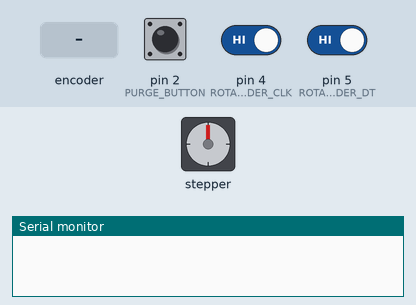
Recording of a sketch running on a simulated Arduino Uno, built with avr-gcc and run on an emulated ATmega328P. On the bench: stepper motor, the last lines printed to the serial monitor. The inputs (shaded band) are chosen by the test bench; at power-on: pin 2 (PURGE_BUTTON) LOW, pin 4 (ROTARY_ENCODER_CLK) HIGH, pin 5 (ROTARY_ENCODER_DT) HIGH. Stepper angles assume 2048 steps per turn.

Above: at 1.2 s.
1.3 s: pin 2 (PURGE_BUTTON) pulled HIGH for 0.15 s
At 2.8 s:
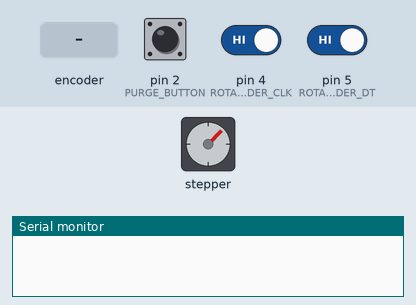
3.4 s: rotary encoder on pin 4 (ROTARY_ENCODER_CLK) / pin 5 (ROTARY_ENCODER_DT) turned 1 step (first pin leading)
5.1 s: pin 2 (PURGE_BUTTON) pulled HIGH for 1 s
At 7.9 s:
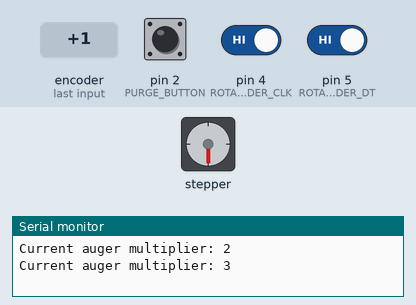
8.1 s: pin 2 (PURGE_BUTTON) pulled HIGH for 0.15 s
At 10.7 s:
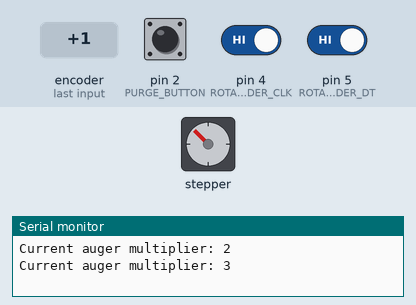
11.1 s: pin 2 (PURGE_BUTTON) pulled HIGH for 3.2 s
At 15.6 s:
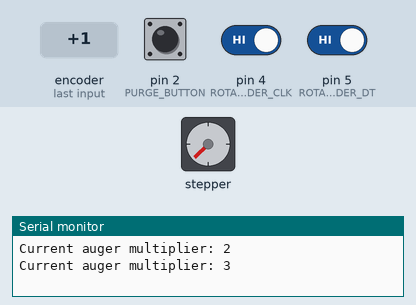
15.8 s: rotary encoder on pin 4 (ROTARY_ENCODER_CLK) / pin 5 (ROTARY_ENCODER_DT) turned 1 step (first pin leading)
Timing chart, 0 to 18.5 s (numbered marks = the images above; inputs shaded):
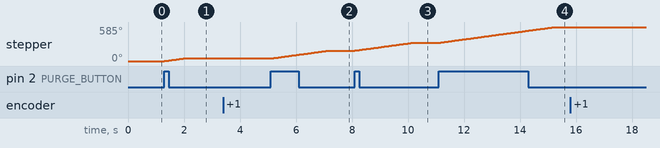

The sketch:

catFeederSource.ino
```cpp
// Stepper, and Driver combination is 28BYJ-48, and driver ULN2003AN
// The 28BYJ-48 stepper is a 32 step stepper motor, with a built in gear reduction of 64 resulting in 2048 step per revolution

#include <Stepper.h>

/* ---------------------------------------------- *\
    Global Definitions
  \* ---------------------------------------------- */

// Stepper PINOUT to UNO PINOUT
#define IN1 8
#define IN2 9
#define IN3 10
#define IN4 11

// Button PINOUT
#define PURGE_BUTTON 2

// Rotary Encoder PINOUT
#define ROTARY_ENCODER_DT 5
#define ROTARY_ENCODER_CLK 4

// Auger Rotation MIN/MAX
#define MIN_AUGER_MULTIPLIER 1
#define MAX_AUGER_MULTIPLIER 100

/* ---------------------------------------------- *\
    Global Constants
  \* ---------------------------------------------- */
const float STEPS_PER_REVOLUTION = 32;
const float STEPPER_GEAR_REDUCTION = 64;
const float STEPS_PER_REVOLUTION_REDUCED = STEPS_PER_REVOLUTION * STEPPER_GEAR_REDUCTION;
const int MOTOR_SPEED = 700;
const int EIGTH_REVOLUTION = STEPS_PER_REVOLUTION_REDUCED / 8;

// Stepper instance with the revolutions, and PINOUTs for the UNO matching up to the In1, In2, In3, In4 on
// the ULN2003 stepper driver. PINOUT sequence 1-3-2-4
Stepper motor(STEPS_PER_REVOLUTION, IN1, IN3, IN2, IN4);

/* ---------------------------------------------- *\
    Global Variables
  \* ---------------------------------------------- */
int StepsPerFeeding = EIGTH_REVOLUTION;
int PurgeButtonState;
int PreviousEncoderCLKState;
int CurrentEncoderCLKState;
byte AugerRotationMultiplier = MIN_AUGER_MULTIPLIER;

/* ---------------------------------------------- *\
    Main Loop Function List
\* ---------------------------------------------- */
bool (*loopFunc[2]) ();

void setup() {
  // Initialize serial port for debug
  Serial.begin(9600);

  // Set PINOUTs for purge button
  pinMode(PURGE_BUTTON, INPUT);

  // Set PINOUTs for rotary encoder
  pinMode(ROTARY_ENCODER_DT, INPUT);
  pinMode(ROTARY_ENCODER_CLK, INPUT);

  // Get initial state of rotary encoder
  PreviousEncoderCLKState = GetEncoderCLKState();

  // Set stepper speed
  motor.setSpeed(MOTOR_SPEED);

  // Set Loop Functions
  loopFunc[0] = CheckForPurge;
  loopFunc[1] = CheckForRotaryEncoderMovement;
}

void loop() {
  // Now we want to loop through the array of bool function pointers calling each
  // function, and returning if one of the control loops is triggered.
  for (int i = 0; i < sizeof(loopFunc); i++) {
    if ((*loopFunc[i]) ()) {
      return;
    }
  }
}

bool CheckForPurge() {
  PurgeButtonState = GetPurgeButtonState();
  if (PurgeButtonState == HIGH) {
    // Enable Stepper for 1/8 turns to purge ogger screw
    motor.step(EIGTH_REVOLUTION * AugerRotationMultiplier);
    return true;
  }
  return false;
}

bool CheckForRotaryEncoderMovement() {
  CurrentEncoderCLKState = GetEncoderCLKState();
  if (CurrentEncoderCLKState != PreviousEncoderCLKState) {
    if (GetEncoderDTState() != CurrentEncoderCLKState) {
      if (++AugerRotationMultiplier > MAX_AUGER_MULTIPLIER) {
        AugerRotationMultiplier = MAX_AUGER_MULTIPLIER;
      }
    } else {
      if (--AugerRotationMultiplier < MIN_AUGER_MULTIPLIER) {
        AugerRotationMultiplier = MIN_AUGER_MULTIPLIER;
      }
    }
    PreviousEncoderCLKState = CurrentEncoderCLKState;
    PrintAugerRotationMultiplier(AugerRotationMultiplier);
    return true;
  }
  return false;
}

void PrintAugerRotationMultiplier(int multiplier) {
  Serial.print("Current auger multiplier: ");
  Serial.println(multiplier);
}

int GetEncoderCLKState() {
  return digitalRead(ROTARY_ENCODER_CLK);
}

int GetEncoderDTState() {
  return digitalRead(ROTARY_ENCODER_DT);
}

int GetPurgeButtonState() {
  return digitalRead(PURGE_BUTTON);
}
```

Measured:
- after the input at 1.3 s, stepper: turns 45° clockwise in 0.68 s, starting at once
- after the input at 5.1 s, stepper: turns 135° clockwise in 2.1 s, starting at once
- after the input at 8.1 s, stepper: turns 135° clockwise in 2.1 s, starting at once
- after the input at 11.1 s, stepper: turns 270° clockwise in 4.1 s, starting at once
